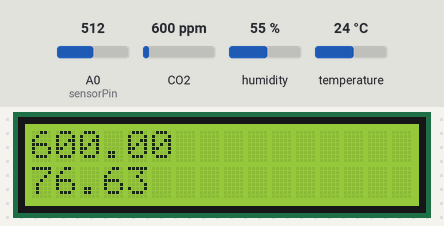
A sketch run on a simulated ESP8266 (NodeMCU). On the bench: 16×2 character LCD. Inputs (shaded band) come from the test bench; at power-on: CO2 600 ppm, A0 (sensorPin) = 512, humidity 55 %, temperature 24 °C. What the sketch prints to the serial monitor is not drawn.

Above: at 1.2 s.
1.3 s: CO2 set to 452 ppm
At 2.8 s:
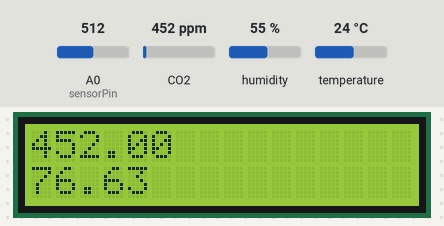
4.0 s: CO2 set to 1050 ppm
At 4.8 s:
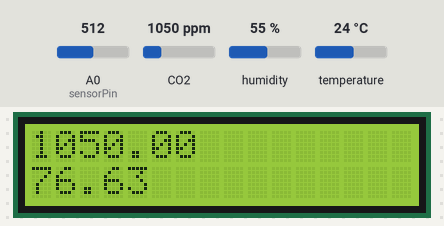
6.7 s: CO2 set to 452 ppm
At 8.9 s:
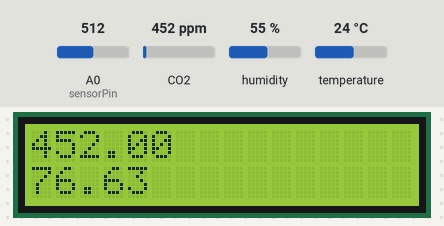
Timing chart, 0 to 10.4 s (numbered marks = the images above; inputs shaded):
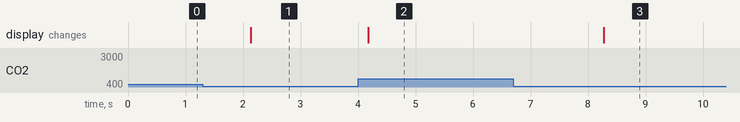

Measured:
- after the input at 1.3 s, the display: changes after 0.83 s (image 1)
- after the input at 4.0 s, the display: changes after 0.18 s (image 2)
- after the input at 6.7 s, the display: changes after 1.6 s (image 3)

The sketch:

code_co2_and_heat.ino
```cpp
#include<DHT.h>
#include "MQ135.h"
#include<Wire.h>
#include <ESP8266WiFi.h>
#include<LiquidCrystal_I2C.h>
LiquidCrystal_I2C lcd(0x27, 16, 2);
#define DHTPIN 2
#define DHTTYPE DHT11
DHT dht(DHTPIN,DHTTYPE);
#define RZERO 1
MQ135 gasSensor = MQ135(A0);
int val;
int sensorPin = A0;
int sensorValue = 0;

void setup() {
  Wire.begin(D2,D3);
  lcd.init();
  lcd.backlight();
  Serial.begin(115200);
  pinMode(sensorPin, INPUT);
    dht.begin();

}

void loop() {
  val = analogRead(A0);
  Serial.print ("raw = ");
  lcd.setCursor(0,0);
  lcd.println(val);
  Serial.println (val);
  float zero = gasSensor.getRZero();
  Serial.print ("rzero: ");
  lcd.setCursor(0,1);
  lcd.println(zero);
  Serial.println (zero);
  float ppm = gasSensor.getPPM();
  Serial.print ("ppm: ");
  lcd.setCursor(0,0);
  lcd.println(ppm);
  Serial.println (ppm);
  delay(2000);
  float h = dht.readHumidity();
  float t = dht.readTemperature();
  float f = dht.readTemperature(true);

  if (isnan(h) || isnan(t) || isnan(f)) {
    Serial.println("Failed to read from DHT sensor!");
    return;
  }
  float hi = dht.computeHeatIndex(f, h);

  Serial.print("Humidity: ");
  Serial.print(h);
  Serial.print(" %\t");
  Serial.print("Temperature: ");
  Serial.print(t);
  Serial.print(" *C ");
  Serial.print(f);
  Serial.print(" *F\t");
  Serial.print("Heat index: ");
  Serial.print(hi);
  Serial.println(" *F");
}
```
